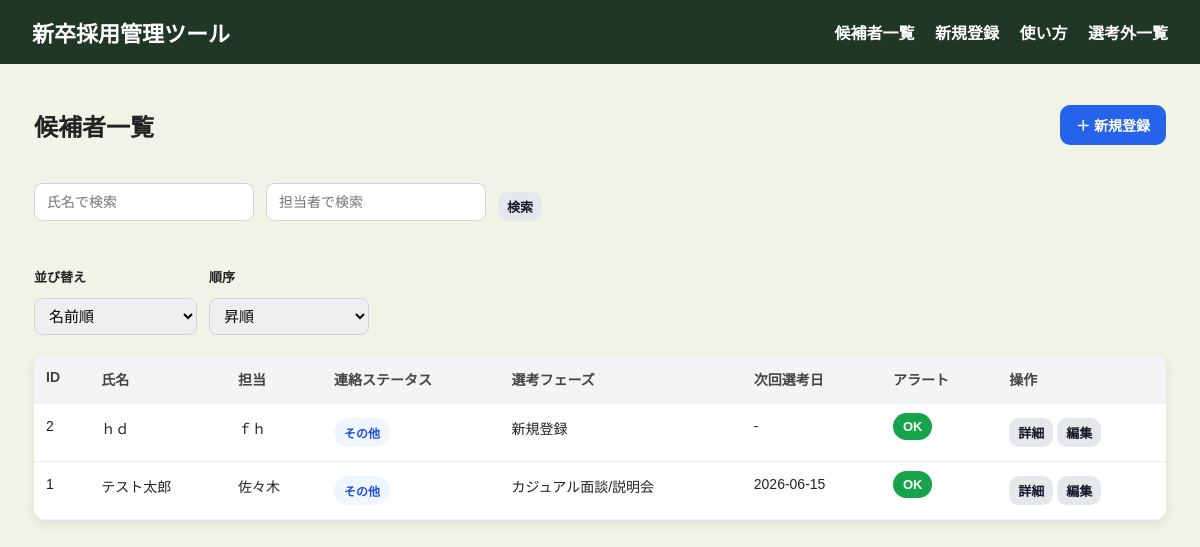
The page / on the database its author committed.
### tables this page shows
CREATE TABLE candidate_progress (
    id INTEGER PRIMARY KEY AUTOINCREMENT,
    candidate_id INTEGER NOT NULL,

    casual_event_staff TEXT,
    document_screening TEXT DEFAULT '未済',
    initial_remind TEXT DEFAULT '未済',

    first_interview_date TEXT,
    first_interviewer TEXT,
    first_meeting TEXT,
    first_tel TEXT DEFAULT '未済',
    first_remind TEXT DEFAULT '未済',
    first_period TEXT,

    second_interview_date TEXT,
    second_interviewer TEXT,
    second_tel TEXT DEFAULT '未済',
    second_remind TEXT DEFAULT '未済',
    transcript TEXT DEFAULT '未済',
    second_period TEXT,
    final_period TEXT,
    final_interview_date TEXT,
    final_interview TEXT,
    pizza_party_plan TEXT,
    pizza_party_join TEXT,
    acceptance_estimate TEXT,
    offer_deadline TEXT,

    FOREIGN KEY (candidate_id) REFERENCES candidates(id) ON DELETE CASCADE
);

CREATE TABLE candidates (
    id INTEGER PRIMARY KEY AUTOINCREMENT,
    name TEXT NOT NULL,
    owner TEXT,
    profile_url TEXT,
    contact_status TEXT NOT NULL DEFAULT '未連絡',
    created_at TEXT NOT NULL DEFAULT CURRENT_TIMESTAMP,
    updated_at TEXT NOT NULL DEFAULT CURRENT_TIMESTAMP,
    last_updated_field TEXT DEFAULT '新規登録'
, contact_memo TEXT);

### app.py (the view)
@app.route("/")
def index():
    search_name = request.args.get("name", "")
    search_owner = request.args.get("owner", "")
    conn = get_db_connection()
    sql = """
        SELECT
            c.id,
            c.name,
            c.owner,
            c.profile_url,
            c.contact_status,
            c.created_at,
            c.updated_at,
            c.last_updated_field,
            p.first_interview_date,
            p.second_interview_date,
            p.final_interview_date,
            p.final_interview,
            p.pizza_party_plan,
            p.offer_deadline,
            p.first_period,
            p.second_period,
            p.final_period

        FROM candidates c
        LEFT JOIN candidate_progress p
        ON c.id = p.candidate_id
        WHERE 1 = 1
          AND (
              c.contact_status IS NULL
              OR c.contact_status NOT IN ('辞退', '修了者')
          )

    """
    params = []
    if search_name:
        sql += " AND c.name LIKE ?"
        params.append(f"%{search_name}%")
    if search_owner:
        sql += " AND c.owner LIKE ?"
        params.append(f"%{search_owner}%")
    sql += """
        ORDER BY
            (c.contact_status IN (
                '学生返答待ち',
                '面接官の返答待ち',
                '学生待ち',
                '担当者待ち',
                '面接官待ち'
            )) DESC,
            COALESCE(c.owner, '') ASC,
            c.name ASC
    """
    candidates = conn.execute(sql, params).fetchall()
    conn.close()
    candidate_list = []
    for candidate in candidates:
        candidate_dict = dict(candidate)
        current_phase = candidate_dict.get("last_updated_field")
        next_selection_date = ""
        if current_phase == "新規登録":
            next_selection_date = candidate_dict.get("first_interview_date")
        elif current_phase == "カジュアル面談/説明会":
            next_selection_date = candidate_dict.get("first_interview_date")
        elif current_phase == "書類選考":
            next_selection_date = candidate_dict.get("first_interview_date")
        elif current_phase == "一次面接":
            next_selection_date = candidate_dict.get("second_interview_date")
        elif current_phase == "二次面接":
            next_selection_date = candidate_dict.get("final_interview_date")
        elif current_phase == "最終面接":
            next_selection_date = candidate_dict.get("pizza_party_plan")
        elif current_phase == "内定":
            next_selection_date = candidate_dict.get("offer_deadline")
        candidate_dict["next_selection_date"] = next_selection_date or "-"
        alerts = get_candidate_alerts(candidate_dict)
        candidate_dict["alerts"] = alerts
        candidate_dict["has_alert"] = len(alerts) > 0
        candidate_dict["alert_count"] = len(alerts)
        candidate_list.append(candidate_dict)
    candidate_list.sort(
        key=lambda x: (
            not x["has_alert"],
            x["owner"] or "",
            x["name"] or ""
        )
    )
    popup_alerts = get_popup_alerts(candidate_list)
    return render_template(
        "index.html",
        candidates=candidate_list,
        search_name=search_name,
        search_owner=search_owner,
        popup_alerts=popup_alerts,
    )

### alerts.py (called while the page is built, shortened)
def parse_date(date_text):
    if not date_text:
        return None
    if isinstance(date_text, datetime):
        return date_text
    text = str(date_text).strip()
    if not text:
        return None
    patterns = [
        "%Y-%m-%d %H:%M:%S",
        "%Y-%m-%d %H:%M:%S.%f",
        "%Y-%m-%d",
        "%Y-%m-%dT%H:%M:%S",
        "%Y-%m-%dT%H:%M:%S.%f",
    ]
    for pattern in patterns:
        try:
            return datetime.strptime(text, pattern)
        except ValueError:
            continue
    return None

def normalize_period_text(period_text):
    if not period_text:
        return None
    text = str(period_text).strip()
    text = text.translate(str.maketrans("０１２３４５６７８９", "0123456789"))
    text = text.replace(" ", "").replace("　", "")
    return text

def parse_period_end_date(period_text, year=None):
    if not period_text:
        return None
    text = normalize_period_text(period_text)
    match = re.match(r"^(\d{1,2})月(上旬|中旬|下旬)$", text)
    if not match:
        return None

def days_since_period_end(period_text):
    period_end_date = parse_period_end_date(period_text)
    if period_end_date is None:
        return None
    today = datetime.now().date()
    end_date = period_end_date.date()
    return (today - end_date).days

def is_period_overdue(period_text):
    days = days_since_period_end(period_text)
    if days is None:
        return False
    return days > 0

def get_candidate_alerts(candidate):
    alerts = []
    waiting_statuses = [
        "学生返答待ち",
        "面接官の返答待ち",
        "学生待ち",
        "担当者待ち",
        "面接官待ち"
    ]
    contact_status = candidate["contact_status"]
    if (
        candidate["first_period"]
        and not candidate["first_interview_date"]
        and is_period_overdue(candidate["first_period"])
    ):
        days = days_since_period_end(candidate["first_period"])
        alerts.append(
            f"一次面接の実施予定時期から{days}日経過していますが、一次面接日が未入力です。"
        )
    if (
        candidate["second_period"]
        and not candidate["second_interview_date"]
        and is_period_overdue(candidate["second_period"])
    ):
        days = days_since_period_end(candidate["second_period"])
        alerts.append(
            f"二次面接の実施予定時期から{days}日経過していますが、二次面接日が未入力です。"
        )
    return alerts

### db.py (called while the page is built)
def get_db_connection():
    print("使用中のDB:", DB_NAME)  # デバッグ用
    conn = sqlite3.connect(DB_NAME)
    conn.row_factory = sqlite3.Row
    return conn

### templates/index.html (shortened to what this page needs)
{% extends "base.html" %}
{% block page_css %}
<link rel="stylesheet" href="{{ url_for('static', filename='css/index.css') }}">
{% endblock %}
{% block content %}
<div class="page-title-area">
  <h2>候補者一覧</h2>
  <a class="btn primary" href="{{ url_for('new_candidate') }}">＋ 新規登録</a>
</div>
<form method="GET" action="{{ url_for('index') }}" class="search-form">
  <input type="text" name="name" placeholder="氏名で検索" value="{{ search_name }}">
  <input type="text" name="owner" placeholder="担当者で検索" value="{{ search_owner }}">
  <button type="submit" class="btn small">検索</button>
</form>
<div class="sort-form">
  <div class="sort-group">
    <label for="sort-key">並び替え</label>
    <select id="sort-key">
      <option value="name">名前順</option>
    </select>
  </div>
  <div class="sort-group">
    <label for="sort-order">順序</label>
    <select id="sort-order">
      <option value="asc">昇順</option>
    </select>
  </div>
</div>
{% if candidates|length == 0 %}
<p>まだ候補者が登録されていません。</p>
{% else %}
<table class="candidate-table">
  <thead>
    <tr>
      <th>ID</th>
      <th>氏名</th>
      <th>担当</th>
      <th>連絡ステータス</th>
      <th>選考フェーズ</th>
      <th>次回選考日</th>
      <th>アラート</th>
      <th>操作</th>
    </tr>
  </thead>
  <tbody id="candidate-table-body">
    {% for candidate in candidates %}
    <tr
  class="{% if candidate.has_alert %}alert-row{% endif %}"
  data-id="{{ candidate.id }}"
  data-name="{{ candidate.name }}"
  data-owner="{{ candidate.owner or '' }}"
  data-updated-at="{{ candidate.updated_at or '' }}"
>
      <td>{{ candidate.id }}</td>
      <td>{{ candidate.name }}</td>
      <td>{{ candidate.owner }}</td>
      <td>
        <span class="status-badge">
          {{ candidate.contact_status }}
        </span>
      </td>
      <td>{{ candidate.last_updated_field }}</td>
      <td>{{ candidate.next_selection_date }}</td>
      <td>
        {% if candidate.has_alert %}
        <span class="alert-badge">要対応（{{ candidate.alert_count }}）</span>
        <ul class="alert-list">
          {% for alert in candidate.alerts %}
          <li>{{ alert }}</li>
          {% endfor %}
        </ul>
        {% else %}
        <span class="safe-badge">OK</span>
        {% endif %}
      </td>
      <td>
        <a class="btn small" href="{{ url_for('detail_candidate', id=candidate.id) }}">詳細</a>
        <a class="btn small" href="{{ url_for('edit_candidate', id=candidate.id) }}">編集</a>
      </td>
    </tr>
    {% endfor %}
  </tbody>
</table>
{% endif %}
{% endblock %}

### static/css/base.css (style rules this page uses)
body { margin: 0; font-family: "Helvetica Neue", Arial, sans-serif; background-color: #f0f3e5; color: #333; }
.btn { display: inline-block; border: none; text-decoration: none; background-color: #e5e7eb; color: #111827; padding: 8px 14px; border-radius: 8px; cursor: pointer; font-weight: bold; transition: 0.3s ease; }
.btn.primary { background-color: #2563eb; color: white; }
.btn.small { padding: 5px 9px; font-size: 13px; }
label { display: block; margin-top: 14px; margin-bottom: 6px; font-weight: bold; }
input, select { width: 100%; box-sizing: border-box; padding: 10px; border: 1px solid #d1d5db; border-radius: 8px; font-size: 15px; }

### static/css/index.css (style rules this page uses)
.page-title-area { display: flex; justify-content: space-between; align-items: center; margin-bottom: 20px; }
.candidate-table { width: 100%; border-collapse: collapse; background-color: white; border-radius: 12px; overflow: hidden; box-shadow: 0 4px 12px rgba(0, 0, 0, 0.08); }
.candidate-table th, .candidate-table td { padding: 14px; border-bottom: 1px solid #e5e7eb; text-align: left; }
.candidate-table th { background-color: #f3f4f6; }
.status-badge { background-color: #e0f2fe; color: #0369a1; padding: 6px 10px; border-radius: 999px; font-size: 13px; font-weight: bold; }
.safe-badge { background-color: #16a34a; color: white; padding: 6px 10px; border-radius: 999px; font-size: 13px; font-weight: bold; }
* { box-sizing: border-box; }
body { margin: 0; font-family: "Yu Gothic", "Hiragino Sans", sans-serif; background: #f0f3e5; color: #222; }
.btn { display: inline-block; text-decoration: none; border: none; border-radius: 10px; padding: 10px 16px; font-size: 14px; font-weight: 700; cursor: pointer; transition: 0.2s; }
.search-form { display: flex; gap: 12px; align-items: flex-end; flex-wrap: wrap; margin-bottom: 32px; }
.search-form input[type="text"] { width: 220px; padding: 10px 12px; font-size: 14px; border: 1px solid #cbd5e1; border-radius: 8px; outline: none; background-color: #fff; transition: border-color 0.2s, box-shadow 0.2s; }
.candidate-table { width: 100%; border-collapse: collapse; }
.candidate-table thead { background: #f3f4f6; }
.candidate-table th, .candidate-table td { padding: 14px 12px; border-bottom: 1px solid #eceff3; text-align: left; vertical-align: top; font-size: 14px; }
.candidate-table th { color: #444; font-weight: 700; white-space: nowrap; }
.status-badge { display: inline-block; padding: 6px 10px; border-radius: 999px; background: #eff6ff; color: #1d4ed8; font-size: 12px; font-weight: 700; }
.sort-form { display: flex; align-items: flex-end; gap: 12px; flex-wrap: wrap; margin: 16px 0 20px; }
.sort-group { display: flex; flex-direction: column; gap: 6px; }
.sort-group label { font-size: 13px; font-weight: 600; }
.sort-group select { min-width: 160px; padding: 8px 10px; }

### rows shown on the page
candidate_progress: id "1", name "テスト太郎", owner "佐々木", contact_status "その他", last_updated_field "カジュアル面談/説明会", next_selection_date "2026-06-15"
candidate_progress: id "2", name "ｈｄ", owner "ｆｈ", contact_status "その他", last_updated_field "新規登録", next_selection_date "-"
